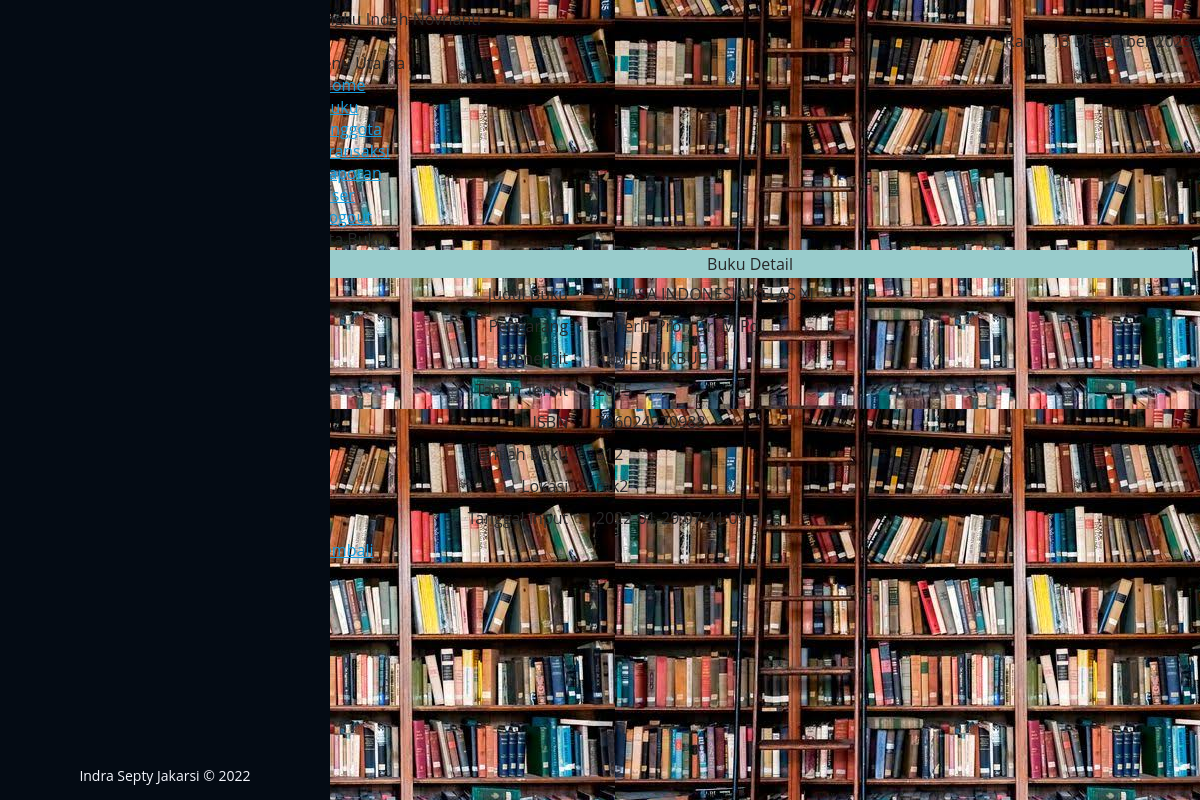
The page /admin/index.php?page=detil-buku&judul=BAHASA INDONESIA KELAS XI (signed in) on the database its author committed.
### tables this page shows
CREATE TABLE `tbl_buku` (
  `id` int(5) NOT NULL,
  `judul` varchar(200) NOT NULL,
  `pengarang` varchar(100) NOT NULL,
  `penerbit` varchar(150) NOT NULL,
  `thn_terbit` varchar(4) NOT NULL,
  `isbn` varchar(25) NOT NULL,
  `jumlah_buku` int(3) NOT NULL,
  `lokasi` enum('rak1','rak2','rak3') NOT NULL,
  `tgl_input` datetime NOT NULL
);

### admin/buku_detil.php (the view)
   <?php include '../conn/koneksi.php'; ?>
<div id="menu-tengah">
   	<div id="bg_menu">Data Buku
   	</div>
   	<div id="content_menu">
       <div id="menu_header">
       	<table width="100%" height="100%" style="background-color:#9cc;">
           	<tr>
               	<td align="center">Buku Detail</td>
               </tr>
           </table>
   	</div>
  	    <div class="table_input">
  	      <table width="100%" height="80%" align="center" cellspacing="0" cellpadding="5">
		<?php
           $judul	= isset($_GET['judul']) ? $_GET['judul'] : "";
		$query=mysqli_query($konek,"SELECT * FROM tbl_buku WHERE judul='$judul'");
		$data=mysqli_fetch_array($query);
		?>
           <tbody>
           	<tr>
               	<td width="30%" align="right">Judul Buku</td>
                   <td width="2%">:</td>
                   <td><?php echo $data[1]; ?></td>
               </tr>
               <tr>
               	<td width="20%" align="right">Pengarang</td>
                   <td>:</td>
                   <td><?php echo $data[2]; ?></td>
               </tr>
               <tr>
               	<td width="20%" align="right">Penerbit</td>
                   <td>:</td>
                   <td><?php echo $data[3]; ?></td>
               </tr>
               <tr>
               	<td width="20%" align="right">Tahun Terbit</td>
                   <td>:</td>
                   <td><?php echo $data[4]; ?></td>
               </tr>
               <tr>
               	<td width="20%" align="right">ISBN</td>
                   <td>:</td>
                   <td><?php echo $data[5]; ?></td>
               </tr>
               <tr>
               	<td width="20%" align="right">Jumlah Buku</td>
                   <td>:</td>
                   <td><?php echo $data[6]; ?></td>
               </tr>
               <tr>
               	<td width="20%" align="right">Lokasi</td>
                   <td>:</td>
                   <td><?php echo $data[7]; ?></td>
               </tr>
               <tr>
               	<td width="20%" align="right">Tanggal Input</td>
                   <td>:</td>
                   <td><?php echo $data[8]; ?></td>
               </tr>
               <tr>
                   <td><a href="?page=buku">Kembali</td>
               </tr>
           </tbody>
         </table>
	      </div>
  	  </div>
   </div>

### assets/css/style.css (style rules this page uses)
body { font-family: "Open Sans", sans-serif; color: #272829; }
a { color: #149ddd; }

### admin/index.php (style rules this page uses)
body { background-image: url(../images/2.jpeg); background-color: #cccccccc; }

### rows shown on the page
tbl_buku: judul "BAHASA INDONESIA KELAS XI", pengarang "Suherli, Prof, Dr, M.Pd.", penerbit "KEMENDIKBUD", thn_terbit "2015", isbn "786024270988", jumlah_buku "312", lokasi "rak2", tgl_input "2022-01-29 07:41:09"

### other values the page prints
$_SESSION['nama'] "Tengku Indah Novrianti"
